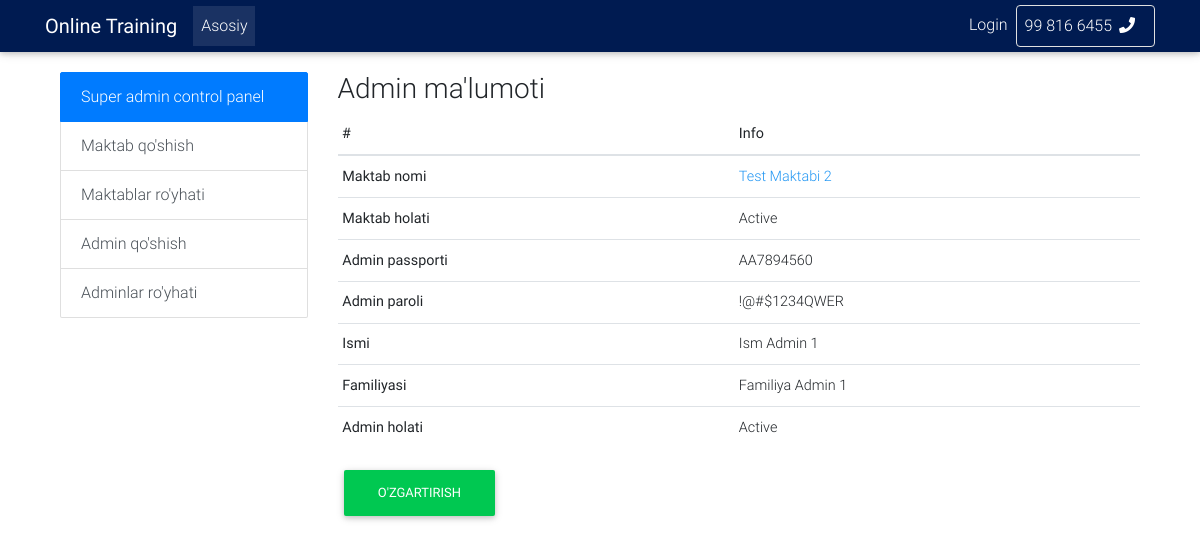
The app's page /superviewadmin/16/ with its own data.
### blog/models.py (models this page shows, shortened)
class UserProfile(models.Model):
    user = models.OneToOneField(User, on_delete=models.CASCADE)
    school = models.ForeignKey('School', on_delete=models.PROTECT, null=True, verbose_name="Maktab nomi")
    sinf = models.ForeignKey('Groups', on_delete=models.PROTECT, null=True, verbose_name="Guruh nomi")
    type = models.IntegerField(default=1, verbose_name="TypeUser")#1 student, 2teacher, 3admin
    password = models.CharField(max_length=20, null=True, verbose_name="Kirish paroli")
    class Meta:
        verbose_name = "Admin & student"
        verbose_name_plural = "Admins & students"

class School(models.Model):
    name = models.CharField(max_length=150, verbose_name='Maktab nomi')
    address = models.CharField(max_length=150, verbose_name='Maktab manzili')
    phone = models.CharField(max_length=150, verbose_name='Telefon raqam')
    contract_num = models.CharField(max_length=50, blank=True, verbose_name='Shartnoma No.')
    created_at = models.DateTimeField(auto_now_add=True, verbose_name='Qo\'shilgan sana')
    updated_at = models.DateTimeField(auto_now=True, verbose_name='Yangilangan sana')
    contract_finish = models.DateField(verbose_name='Time limit')
    status = models.BooleanField(default=True, verbose_name='Maktab holati')
    class Meta:
        verbose_name = "Maktab"
        verbose_name_plural = "Maktablar"
        ordering = ['-contract_finish']

### blog/views.py (the view)
# urls.py: path('superviewadmin/<int:pk>/', ViewAdmin.as_view(), name="superviewadmin"),
class ViewAdmin(DetailView):
    model = UserProfile
    template_name = "super/superadminone.html"
    context_object_name = "admininfo"
    def get_context_data(self, *, object_list=None, **kwargs):
        context = super().get_context_data(**kwargs)
        return context
    def get_queryset(self):
        return UserProfile.objects.filter(pk=self.kwargs['pk'], type=3)

### blog/templatetags/nav_tags.py (called while the page is built)
@register.inclusion_tag("admin/navbar.html")
def show_categories(user):
    if user.is_authenticated:
        group = user.groups.all()[0].name
    else:
        group = "Free"
    return {"user":user, "group":group}

### blog/templates/super/superadminone.html (shortened to what this page needs)
{% extends 'basesuper.html' %}
{% load static %}
{% block content %}
<div class="col-md-9 float-left">
    <h3>Admin ma'lumoti</h3>
    <table class="table table-sm">
        <thead>
        <tr>
            <th scope="col">#</th>
            <th scope="col">Info</th>
        </tr>
        </thead>
        <tbody>
        <tr>
            <th scope="row">Maktab nomi</th>
            <td>
                <a href="{% url 'superviewschool' admininfo.school.pk %}" class="blue-text">
                    {{admininfo.school.name}}
                </a>
            </td>
        </tr>
        <tr>
            <th scope="row">Maktab holati</th>
            {% if admininfo.school.status %}
                <td>Active</td>
            {% else %}
                <td class="red">Passive</td>
            {% endif %}
        </tr>
        <tr>
            <th scope="row">Admin passporti</th>
            <td>
                {{admininfo.user.username}}
            </td>
        </tr>
        <tr>
            <th scope="row">Admin paroli</th>
            <td>
                {{admininfo.password}}
            </td>
        </tr>
        <tr>
            <th scope="row">Ismi</th>
            <td>
                {{admininfo.user.first_name}}
            </td>
        </tr>
        <tr>
            <th scope="row">Familiyasi</th>
            <td>
                {{admininfo.user.last_name}}
            </td>
        </tr>
        <tr>
            <th scope="row">Admin holati</th>
            {% if admininfo.user.is_active %}
            <td>
                Active
            </td>
            {% else %}
            <td class="red">
                Passive
            </td>
            {% endif  %}
        </tr>
        </tbody>
    </table>
    <a href="{% url 'superchangeadmin' admininfo.pk %}" class="btn btn-success">O'zgartirish</a>
</div>
{% endblock content %}

### records on screen
UserProfile: school.name "Test Maktabi 2", user.username "AA7894560", password "!@#$1234QWER", user.first_name "Ism Admin 1", user.last_name "Familiya Admin 1"
